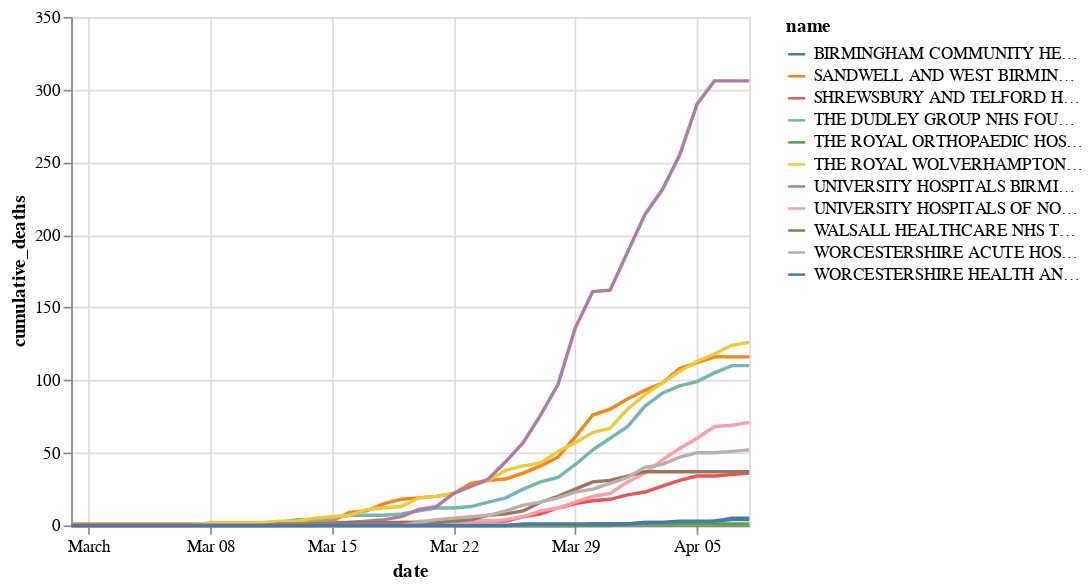

Notebook code for this chart:
### Code cell
alt.Chart(our_trusts).mark_line().encode(
    x='date',
    y='cumulative_deaths',
    color='name',
    tooltip='name'
)

### Figure 1 — Vega-Lite specification as saved in the notebook (floating-point values rounded to 4 significant figures; data arrays with more than 128 entries replaced by an {"elided": "..."} marker saying what was removed)
{"config": {"view": {"continuousWidth": 400, "continuousHeight": 300}}, "data": {"name": "data-4a583f4f7d254436da30caa6721581c0"}, "mark": "line", "encoding": {"color": {"type": "nominal", "field": "name"}, "tooltip": {"type": "nominal", "field": "name"}, "x": {"type": "temporal", "field": "date"}, "y": {"type": "quantitative", "field": "cumulative_deaths"}}, "$schema": "https://vega.github.io/schema/vega-lite/v4.8.1.json", "datasets": {"data-4a583f4f7d254436da30caa6721581c0": {"elided": "440 records"}}}
